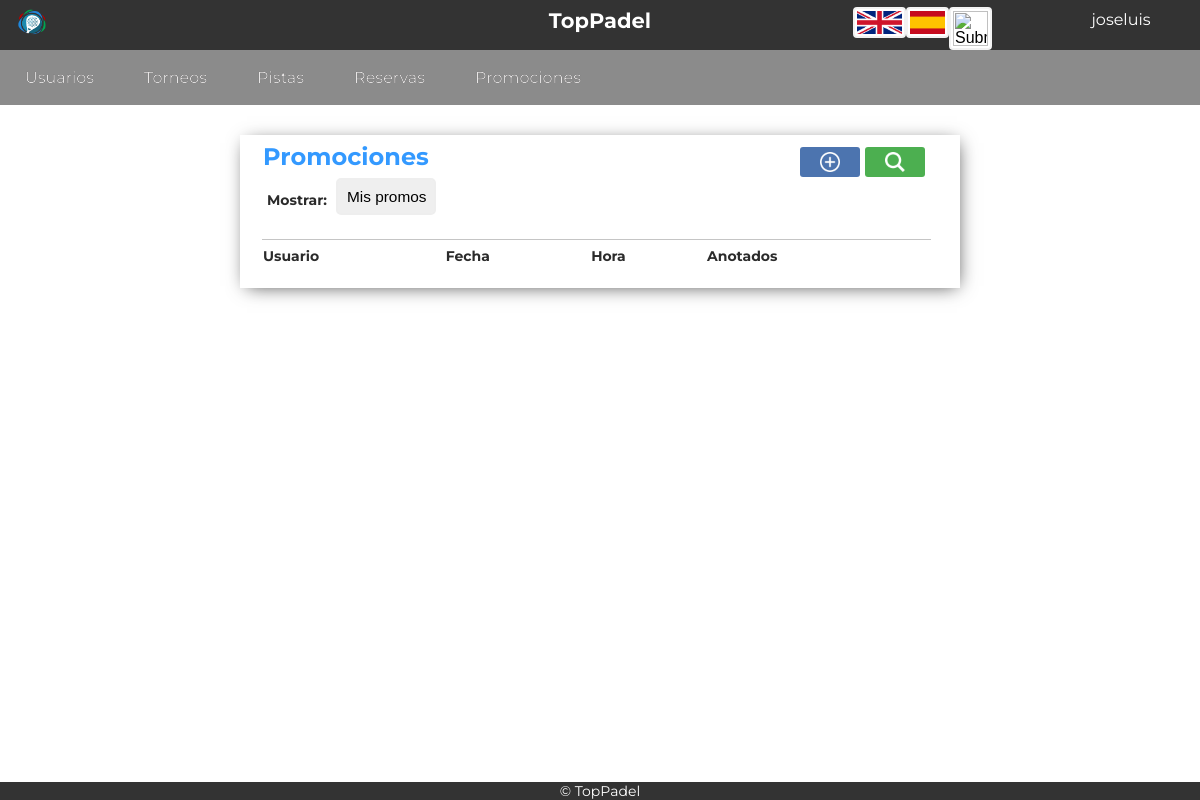
The app's page /Controllers/Promociones_Controller.php (signed in), older data.
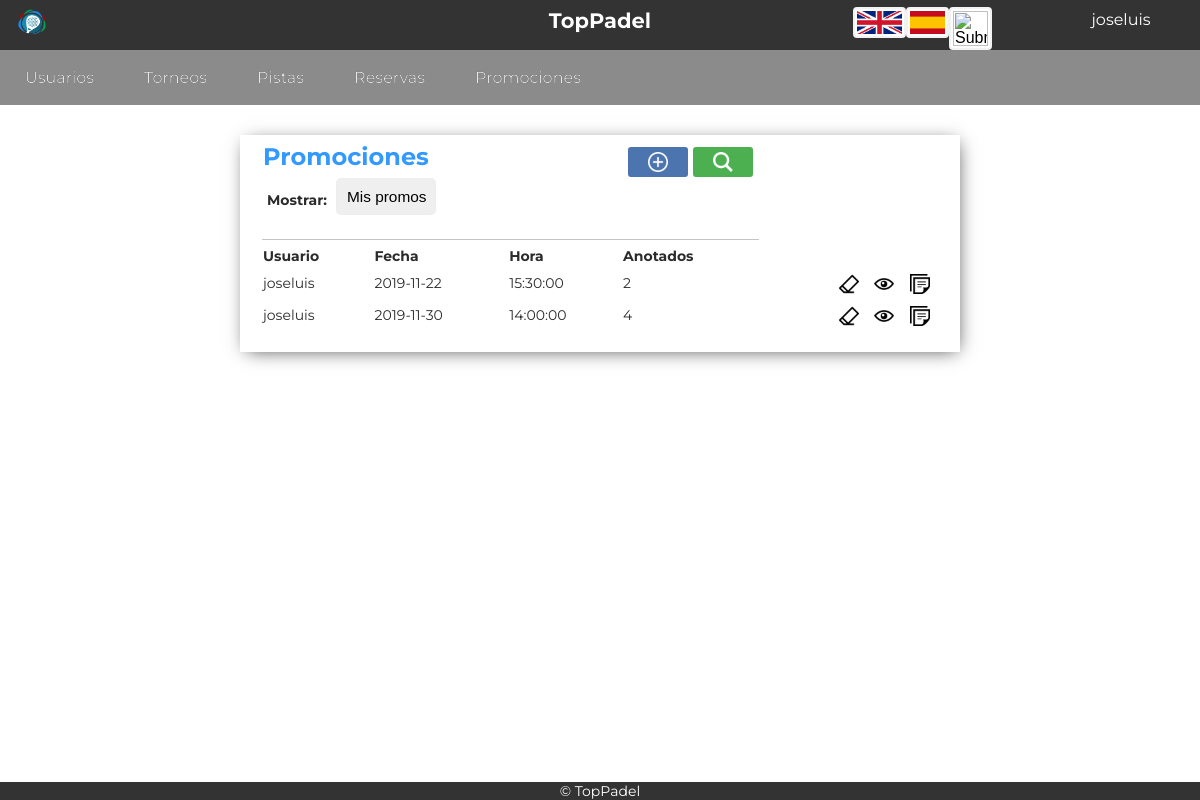
The same page, newer data.
### tables this page shows
CREATE TABLE `promociones` (
  `ID_Promo` int(11) NOT NULL,
  `fecha` date NOT NULL,
  `hora_inicio` time NOT NULL,
  `usuarios_login_usuario` varchar(45) DEFAULT NULL,
  `pista_ID_Pista` tinyint(5) DEFAULT NULL,
  `cerrada` enum('SI','NO') NOT NULL
);

### Models/Promociones_Model.php (called while the page is built, shortened)
<?php
class Promociones_Model {
function __construct($ID_Promo, $fecha, $hora_inicio, $usuarios_login_usuario, $pista_ID_Pista, $socio){
		include_once 'Access_DB.php';
		$this->mysqli = ConnectDB();
}
function borrarAntiguas()
{
		$fecha = date('Y-m-d', time());
		$sql1 = "DELETE FROM promociones_has_usuarios WHERE promociones_ID_Promo in (SELECT ID_Promo FROM promociones WHERE `fecha` < '$fecha')";
        $sql = "DELETE FROM promociones WHERE (`fecha` < '$fecha')
		";
        $this->mysqli->query($sql1);
		$this->mysqli->query($sql);
    	return 'Borrado correctamente';
}
function PromocionesShowAllMias(){
	$sql = "SELECT ID_Promo,fecha,hora_inicio,usuarios_login_usuario,
			pista_ID_Pista
			FROM promociones promo
			WHERE `usuarios_login_usuario` = '".$_SESSION['login']."'
			ORDER BY fecha ASC
			";
	if (!($resultado = $this->mysqli->query($sql))){
		return 'No existe';
	}
    else{
		$result = $resultado;
		return $result;
	}
}
}
?>

### Models/Access_DB.php (called while the page is built)
<?php
function ConnectDB()
{
    $mysqli = new mysqli("localhost", "todolist", "todolist", "todolist");
	if ($mysqli->connect_errno) {
		include './MESSAGE.php';
		new MESSAGE("Fallo al conectar a MySQL: (" . $mysqli->connect_errno . ") " . $mysqli->connect_error, './index.php');
		return false;
	}
	else{
		return $mysqli;
	}
}
?>

### Views/Promociones_SHOWALL_Mias_View.php (the view, shortened to what this page needs)
<?php
include_once '../Views/Header.php';
 class Promociones_SHOWALL_Mias{
	var $datos;
	var $usuarios;
	var $usuarios2;
	function __construct($datos,$usuarios,$enlace){
		$this -> datos = $datos;
		$this -> usuarios = $usuarios;
		$this -> usuarios2 = [];
		if($this -> usuarios -> num_rows > 0){
			while($usu = $this -> usuarios -> fetch_array()){
						$this -> usuarios2[$usu[1]] = $usu[0];
							}
		}
		$this -> pinta();
	}
	function pinta(){
?>
	<div class="showall">
		<table class="showAllUsers">
			<tr><th class="title" colspan="4"><?php echo $strings['Promociones']; ?>
			<form class="tableActions" action="../Controllers/Promociones_Controller.php" method="">
			<button class="buscar-little" name="action" value="Confirmar_SEARCH1" type="submit"></button>
			<button class="anadir-little"  name="action" value="Confirmar_ADD1" type="submit"></button>
			</form>
			<form class="tableActions" action="../Controllers/Promociones_Controller.php" method="">
					<div>
						<label class="lblSearch" for="action"><?php echo $strings['Mostrar']; ?>:</label>
						<select class="slcSearch" name="action" id="action" onchange="this.form.submit()">
							<option value="Mostrar_Mias"><?php echo $strings['Mis promos']; ?></option>
						</select>
					</div>
				</form>
			</th></tr>
			<tr>
				<th><?php echo $strings['Usuario']; ?></th>
				<th><?php echo $strings['Fecha']; ?></th>
				<th><?php echo $strings['Hora']; ?></th>
				<th><?php echo $strings['Anotados']; ?></th>
				<th></th>
			</tr>
		<?php
			while($fila = $this ->datos->fetch_array()){
		?>
			<tr>
				<form action="../Controllers/Promociones_Controller.php" method="post" name="action" >
					<td><?php echo $fila['usuarios_login_usuario']; ?></td>
					<td><?php echo $fila['fecha']; ?></td>
					<td><?php echo $fila['hora_inicio'] ?></td>
					<td>
						<?php
						if($this -> usuarios-> num_rows == 0){
							echo '0';
						}
						else{
							foreach($this -> usuarios2 as $indice => $valor){
								if($indice == $fila['ID_Promo']){
									echo $valor;
								}
							}
						}
						?>
						</td>
					<td style="text-align:right">
						<button class="borrar" name="action" value="Confirmar_DELETE1" type="submit"></button>
						<button class="add" name="action" value="Confirmar_SHOWCURRENT" type="submit"></button>
						<button class="inscripcion" name="action" value="Confirmar_INSCRIPCION1" type="submit"></button>
					</form>
			</tr>
		<?php
			}
		?>
		</table>
	</div>
<?php
    }
}
?>
<footer>
	<?php include '../Views/Footer.php'; ?>
</footer>

Row changes from the older to the newer data that the page shows:
added promociones: usuarios_login_usuario "joseluis", fecha "2019-11-22", hora_inicio "15:30:00", valor "2"
added promociones: usuarios_login_usuario "joseluis", fecha "2019-11-30", hora_inicio "14:00:00", valor "4"
